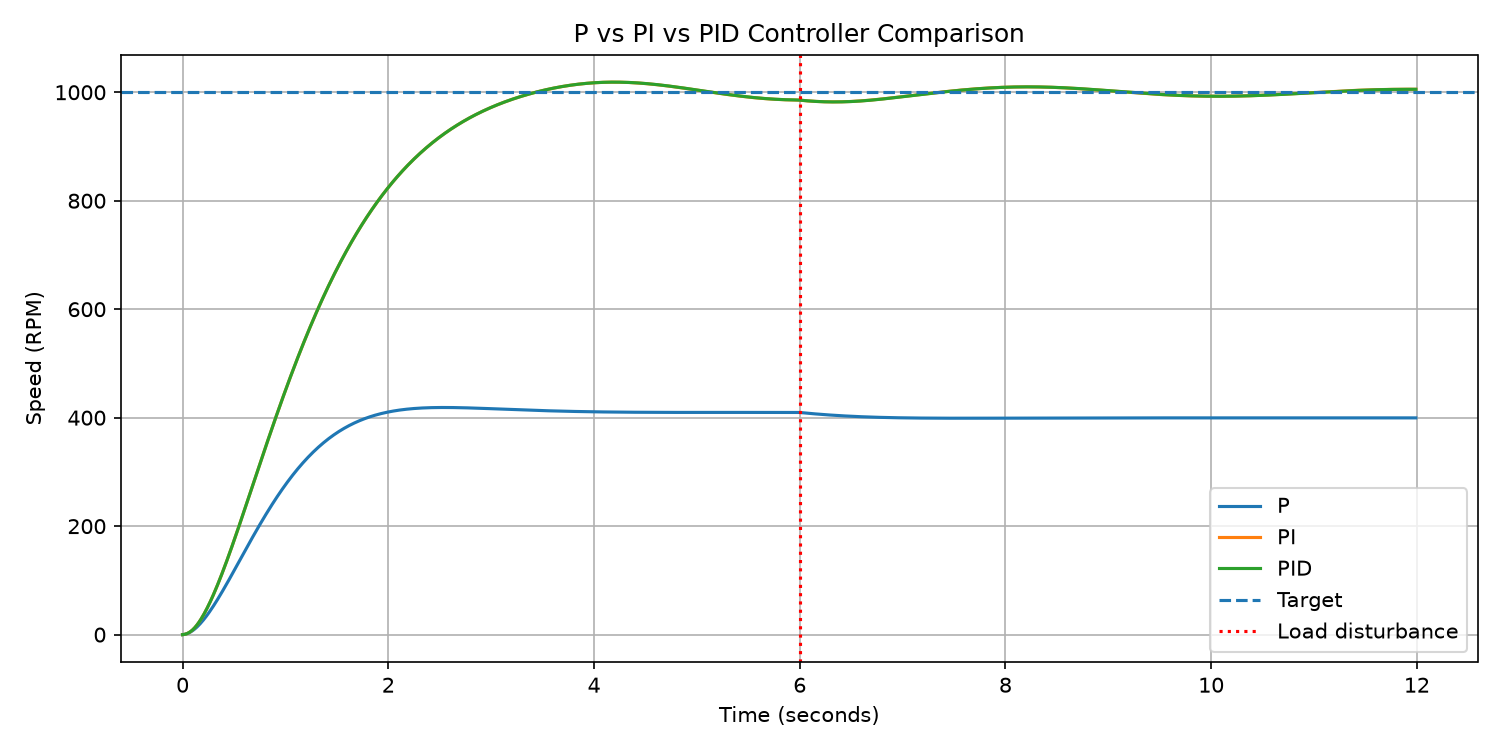

Write Python code to recreate this figure.

import numpy as np
import pandas as pd
import matplotlib.pyplot as plt

from motor import DCMotor
from pid import PIDController


def run_experiment(controller_type):
    dt = 0.01
    duration = 12
    setpoint = 1000
    disturbance_time = 6.0
    load_torque_value = 0.002

    time = np.arange(0, duration, dt)

    motor = DCMotor()

    if controller_type == "P":
        controller = PIDController(
            kp=0.008, ki=0.0, kd=0.0
        )
    elif controller_type == "PI":
        controller = PIDController(
            kp=0.008, ki=0.04, kd=0.0
        )
    else:
        controller = PIDController(
            kp=0.008, ki=0.04, kd=0.0001
        )

    speeds = []
    voltages = []

    for t in time:
        load_torque = (
            load_torque_value if t >= disturbance_time else 0.0
        )

        voltage = controller.update(
            setpoint, motor.speed, dt
        )

        speed = motor.update(
            voltage, dt, load_torque=load_torque
        )

        speeds.append(speed)
        voltages.append(voltage)

    # Convert recorded values to NumPy arrays
    speed_array = np.array(speeds)
    voltage_array = np.array(voltages)

    # Analyze the 1 second immediately before the disturbance
    disturbance_index = np.searchsorted(
        time, disturbance_time
    )

    pre_disturbance_window = speed_array[
        disturbance_index - 100:disturbance_index
    ]

    pre_disturbance_mean = np.mean(pre_disturbance_window)
    pre_disturbance_std = np.std(pre_disturbance_window)

    print(
        f"{controller_type}: pre-disturbance mean = "
        f"{pre_disturbance_mean:.2f} RPM, "
        f"standard deviation = {pre_disturbance_std:.2f} RPM"
    )

    return time, speed_array, voltage_array, setpoint


results = {}
summary = []

for controller_type in ["P", "PI", "PID"]:
    time, speed, voltage, setpoint = run_experiment(
        controller_type
    )

    results[controller_type] = (speed, voltage)

    dt = time[1] - time[0]
    error = setpoint - speed

    disturbance_time = 6.0
    disturbance_index = np.searchsorted(
        time, disturbance_time
    )

    # Use the average speed during the final second before
    # the disturbance as the baseline operating speed.
    pre_disturbance_window = speed[
        disturbance_index - 100:disturbance_index
    ]
    pre_disturbance_mean = np.mean(pre_disturbance_window)

    post_disturbance_speed = speed[disturbance_index:]
    
    recovery_band = 0.02 * max(
        abs(pre_disturbance_mean), 1.0
    )

    recovery_time = float("nan")
    left_band = False

    for i in range(disturbance_index, len(time)):
        deviation = abs(
            speed[i] - pre_disturbance_mean
        )

        if deviation > recovery_band:
            left_band = True

        elif left_band:
            if np.all(
                np.abs(
                    speed[i:] - pre_disturbance_mean
                ) <= recovery_band
            ):
                recovery_time = time[i] - disturbance_time
                break


    # Maximum change from the pre-disturbance operating point
    disturbance_deviation = np.max(
        np.abs(post_disturbance_speed - pre_disturbance_mean)
    )

    # Integrated absolute error after the disturbance,
    # measured relative to the target speed.
    post_disturbance_iae = (
        np.sum(np.abs(setpoint - post_disturbance_speed)) * dt
    )

    overshoot = max(
        0.0,
        (np.max(speed) - setpoint) / setpoint * 100
    )

    summary.append({
        "Controller": controller_type,
        "Final Speed (RPM)": round(speed[-1], 2),
        "Final Error (RPM)": round(abs(error[-1]), 2),
        "Overshoot (%)": round(overshoot, 2),
        "MAE (RPM)": round(np.mean(np.abs(error)), 2),
        "IAE (RPM.s)": round(
            np.sum(np.abs(error)) * dt, 2
        ),
        "Peak Voltage (V)": round(np.max(voltage), 2),
        "Pre-Disturbance Mean (RPM)": round(
            pre_disturbance_mean, 2
        ),
        "Pre-Disturbance Std (RPM)": round(
            np.std(pre_disturbance_window), 2
        ),
        "Max Disturbance Deviation (RPM)": round(
            disturbance_deviation, 2
        ),
        "Recovery Time (s)": round(recovery_time, 2),
        "Post-Disturbance IAE (RPM.s)": round(
            post_disturbance_iae, 2
        )
    })


# Plot controller responses
fig, ax = plt.subplots(figsize=(10, 5))

for controller_type, (speed, voltage) in results.items():
    ax.plot(time, speed, label=controller_type)

ax.axhline(
    setpoint,
    linestyle="--",
    label="Target"
)

ax.axvline(
    6.0,
    color="red",
    linestyle=":",
    label="Load disturbance"
)

ax.set_xlabel("Time (seconds)")
ax.set_ylabel("Speed (RPM)")
ax.set_title("P vs PI vs PID Controller Comparison")
ax.grid(True)
ax.legend()

fig.tight_layout()
fig.savefig("controller_comparison.png", dpi=150)
plt.show()
plt.close(fig)


# Display and save results
summary_df = pd.DataFrame(summary)

print("\nCONTROLLER COMPARISON")
print(summary_df.to_string(index=False))

summary_df.to_csv(
    "controller_comparison.csv",
    index=False
)

print(
    "\nSaved controller_comparison.png "
    "and controller_comparison.csv"
)
